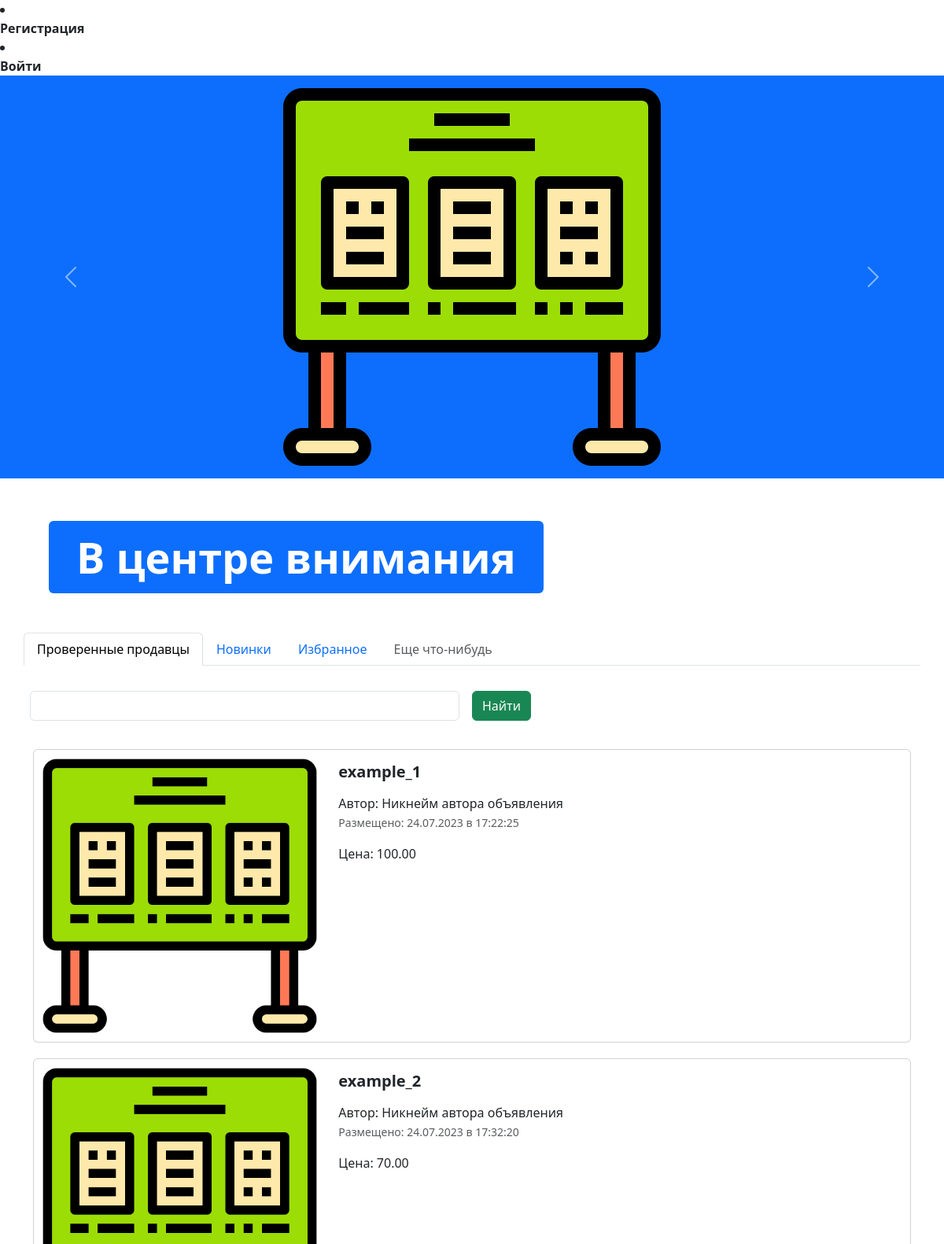
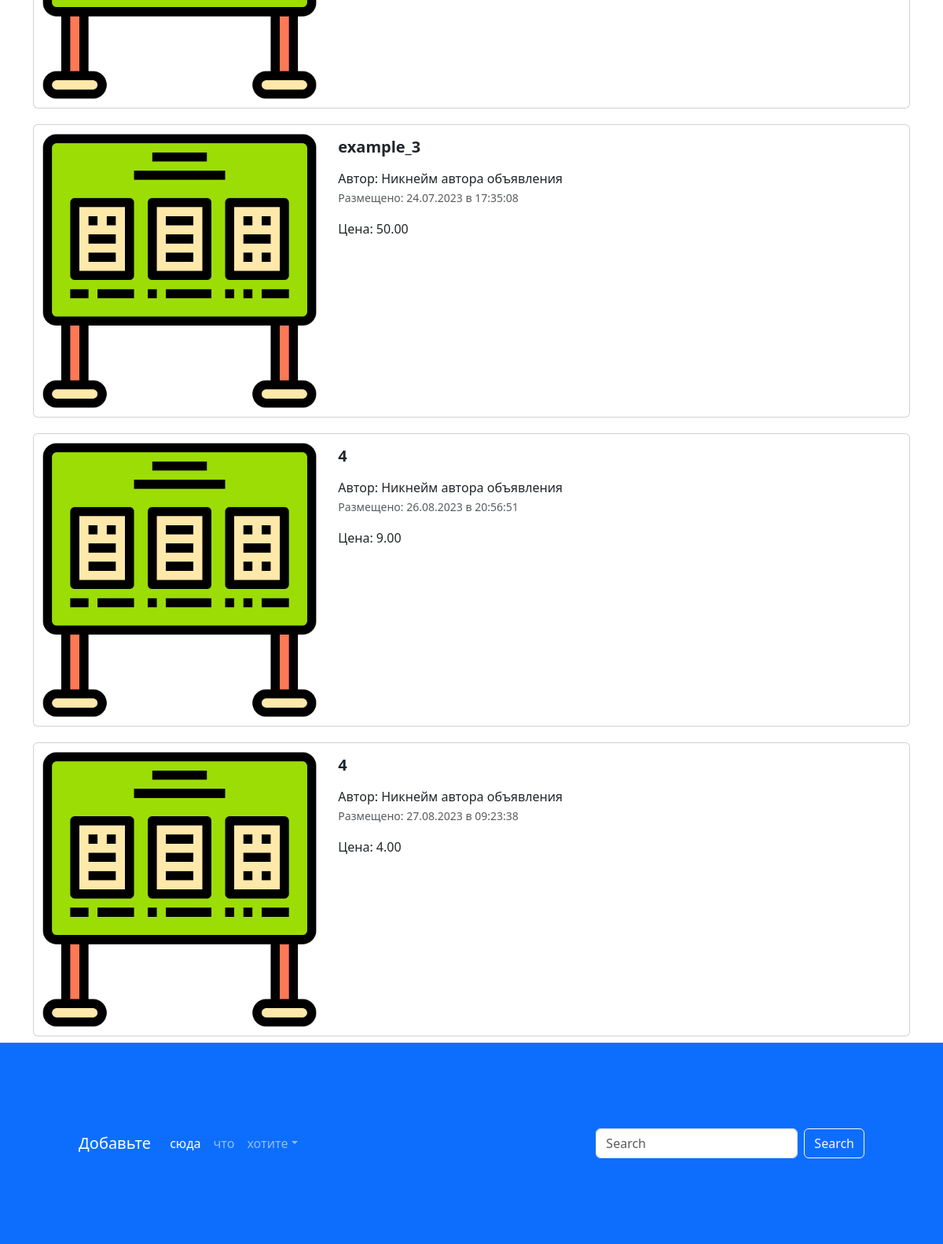
The page / on the database its author committed (2 pictures, top to bottom).
### app_advertisement/models.py (models this page shows, shortened)
class Advertisement(models.Model):
    title = models.CharField("Заголовок", max_length=50)
    description = models.TextField("Описание")
    photo = models.ImageField("Изображение", upload_to='advertisement')
    author = models.CharField("Автор", max_length=28)
    price = models.DecimalField("Цена", max_digits=10, decimal_places=2)
    created_at = models.DateTimeField(auto_now_add=True)
    updated_at = models.DateTimeField(auto_now=True)
    user = models.ForeignKey(User, verbose_name='Автор', on_delete=models.CASCADE)
    class Meta:
        db_table = "advertisements"
    @admin.display(description='дата создания')
    def created_date(self):
        from django.utils import timezone
        if self.created_at.date() == timezone.now().date():
            created_time = self.created_at.time().strftime('%H:%M:%S')
            return format_html(
                '<span style = "color: green; font-weight: bold;"> Сегодня в {} </span>', created_time
            )
        return self.created_at.strftime('%d.%m.%Y в %H:%M:%S')

### app_advertisement/views.py (the view)
# urls.py: path('', index, name='index'),
def index(request):
    adverts = Advertisement.objects.all()
    context = {'adverts': adverts}
    return render(request, 'index.html', context)

### templates/index.html (shortened to what this page needs)
{% extends 'base.html' %}
{% load static %}
{% block content %}
<div id="carouselExampleControls" class="carousel slide bg-primary" data-bs-ride="carousel">
  <div class="carousel-inner">
    <div class="carousel-item active">
      <img src="static/img/poster.png" class="mx-auto d-block w-33" alt="...">
    </div>
  </div>
  <button class="carousel-control-prev" type="button" data-bs-target="#carouselExampleControls" data-bs-slide="prev">
    <span class="carousel-control-prev-icon" aria-hidden="true"></span>
  </button>
  <button class="carousel-control-next" type="button" data-bs-target="#carouselExampleControls" data-bs-slide="next">
    <span class="carousel-control-next-icon" aria-hidden="true"></span>
  </button>
</div>
<div class="container" style="margin: 50px;">
  <div class="display-2">
    <span class="badge bg-primary">В центре внимания</span>
  </div>
</div>
<div class="container">
  <div class="row">
    <ul class="nav nav-tabs bg-white">
      <li class="nav-item">
        <a class="nav-link active" aria-current="page" href="#">Проверенные продавцы</a>
      </li>
      <li class="nav-item">
        <a class="nav-link" href="#">Новинки</a>
      </li>
      <li class="nav-item">
        <a class="nav-link" href="#">Избранное</a>
      </li>
      <li class="nav-item">
        <a class="nav-link disabled" href="#" tabindex="-1" aria-disabled="true">Еще что-нибудь</a>
      </li>
    </ul>
    <form class="row g-3">
      <div class="col-auto w-50">
        <input type="text" class="form-control">
      </div>
      <div class="col-auto">
        <button type="submit" class="btn btn-success mb-3">Найти</button>
      </div>
    </form>
  </div>
  {% for adv in adverts %}
  <div class="col">
    <div class="card mb-2" style="max-width: 1200px; margin-top: 20px;">
      <div class="row g-0">
        <div class="col-md-4">
          <a href="{% url 'advertisement' %}" class="nav-link">
            <img src="{% if adv.photo %} {{ adv.photo.url }} {% endif %}" class="img-fluid rounded-start" alt="none">
          </a>
        </div>
        <div class="col-md-8">
          <div class="card-body">
            <h5 class="card-title">
              <a href="{% url 'advertisement' %}" class="nav-link"><strong>{{ adv.title }}</strong></a>
            </h5>
            <a href="{% url 'advertisement' %}" class="nav-link">
              <span>Автор: Никнейм автора объявления</span>
              <p class="card-text"><small class="text-muted">Размещено: {{ adv.created_date }}</small></p>
              <span>Цена: {{ adv.price }}</span>
            </a>
          </div>
        </div>
      </div>
    </div>
  </div>
  {% endfor %}
</div>
<footer style="padding: 100px;" class="bg-primary">
  <nav class="navbar navbar-expand-sm navbar-dark">
    <a class="navbar-brand" href="#">Добавьте</a>
    <div class="collapse navbar-collapse" id="collapsibleNavId">
      <ul class="navbar-nav me-auto mt-2 mt-lg-0">
        <li class="nav-item">
          <a class="nav-link active" href="#" aria-current="page">сюда</a>
        </li>
        <li class="nav-item">
          <a class="nav-link" href="#">что</a>
        </li>
        <li class="nav-item dropdown">
          <a class="nav-link dropdown-toggle" href="#" id="dropdownId" data-bs-toggle="dropdown" aria-haspopup="true"
             aria-expanded="false">хотите</a>
        </li>
      </ul>
      <form class="d-flex my-2 my-lg-0">
        <input class="form-control me-sm-2" type="text" placeholder="Search">
        <button class="btn btn-outline-light my-2 my-sm-0" type="submit">Search</button>
      </form>
    </div>
  </nav>
</footer>
{% endblock %}

### templates/base.html (shortened to what this page needs)
<!DOCTYPE html>
{% load static %}
<html lang="en">
    <head>
      <link href="{% static 'css/bootstrap.min.css' %}" rel="stylesheet">
      <link rel="stylesheet" href="{% static 'css/fontello.css' %}">
    </head>
    <body>
        {% block header %}
        {% if user.is_authenticated %}
        <ul class="nav nav-pills sticky-top bg-white nav-fill">
            <li class="nav-item">
                <a class="nav-link"  href="{% url 'index' %}">
                    <span style="font-weight: bold;">Главная</span>
                </a>
            </li>
            <li class="nav-item">
                <a class="nav-link active" aria-current="page" href="{% url 'top-sellers' %}"><span style="font-weight: bold;">Топ продавцов</span>
                </a>
            </li>
            <li class="nav-item">
                <a class="nav-link" href="{% url 'advertisement-post' %}">
                    <span style="font-weight: bold;">Разместить объявление</span>
                </a>
            </li>
            <li class="nav-item">
                <a class="nav-link" href="{% url 'profile' %}">
                    <span style="font-weight: bold;">Профиль</span>
                </a>
            </li>
            <li class="nav-item">
                <a class="nav-link" href="{% url 'logout' %}">
                    <span style="font-weight: bold;">Выйти</span>
                </a>
            </li>
            {% else %}
            <li class="nav-item">
                <a class="nav-link" href="{% url 'register' %}">
                <span style="font-weight: bold;">Регистрация</span>
                </a>
            </li>
            <li class="nav-item">
                <a class="nav-link" href="{% url 'login' %}">
                    <span style="font-weight: bold;">Войти</span>
                </a>
            </li>
        {% endif %}
        {% endblock %}
        {% block content %}
        {% endblock %}
    </body>
</html>

### rows shown on the page
Advertisement: photo (picture), title "example_1", created_date "24.07.2023 в 17:22:25", price "100.00"
Advertisement: photo (picture), title "example_2", created_date "24.07.2023 в 17:32:20", price "70.00"
Advertisement: photo (picture), title "example_3", created_date "24.07.2023 в 17:35:08", price "50.00"
Advertisement: photo (picture), title "4", created_date "26.08.2023 в 20:56:51", price "9.00"
Advertisement: photo (picture), title "4", created_date "27.08.2023 в 09:23:38", price "4.00"
